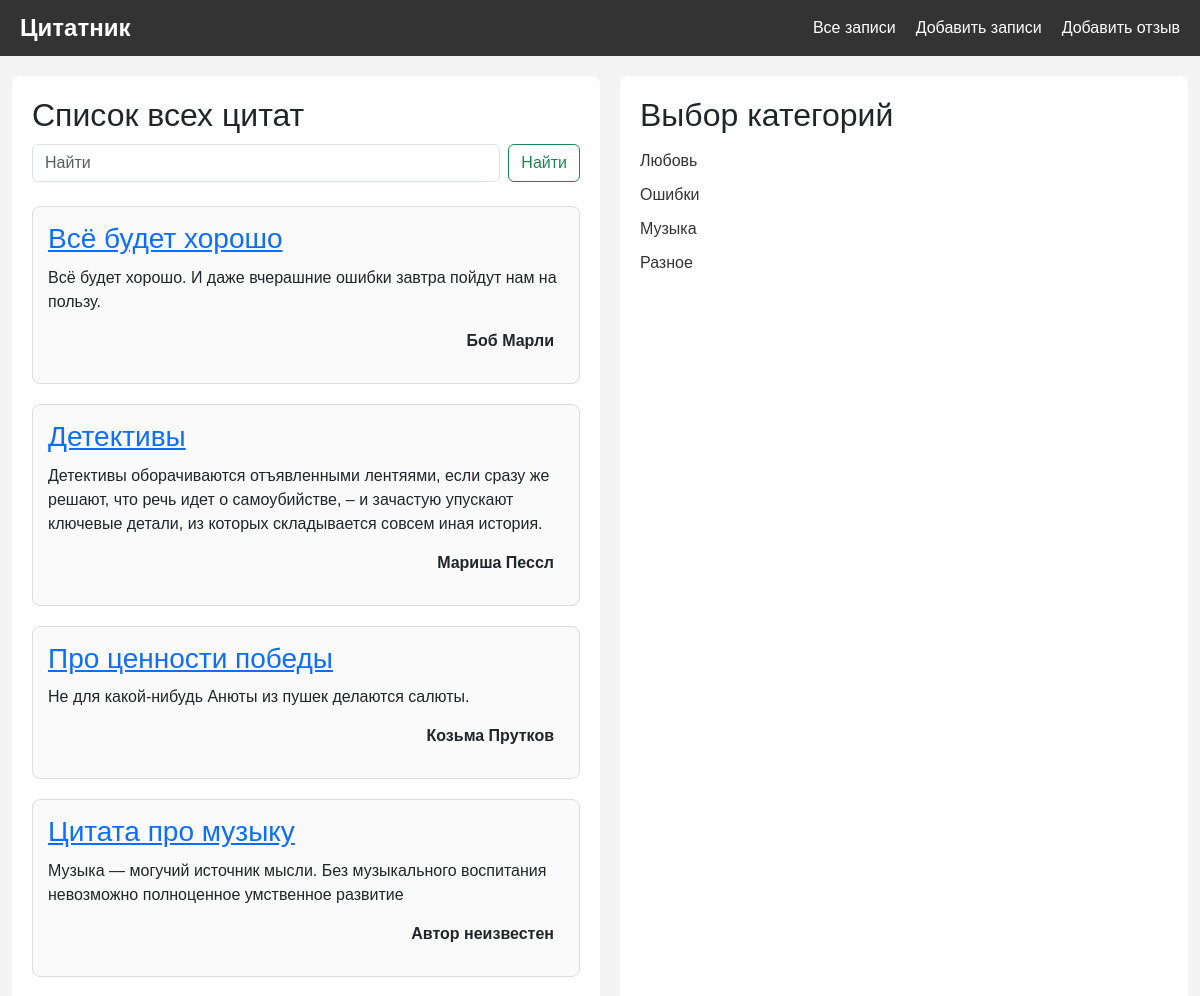
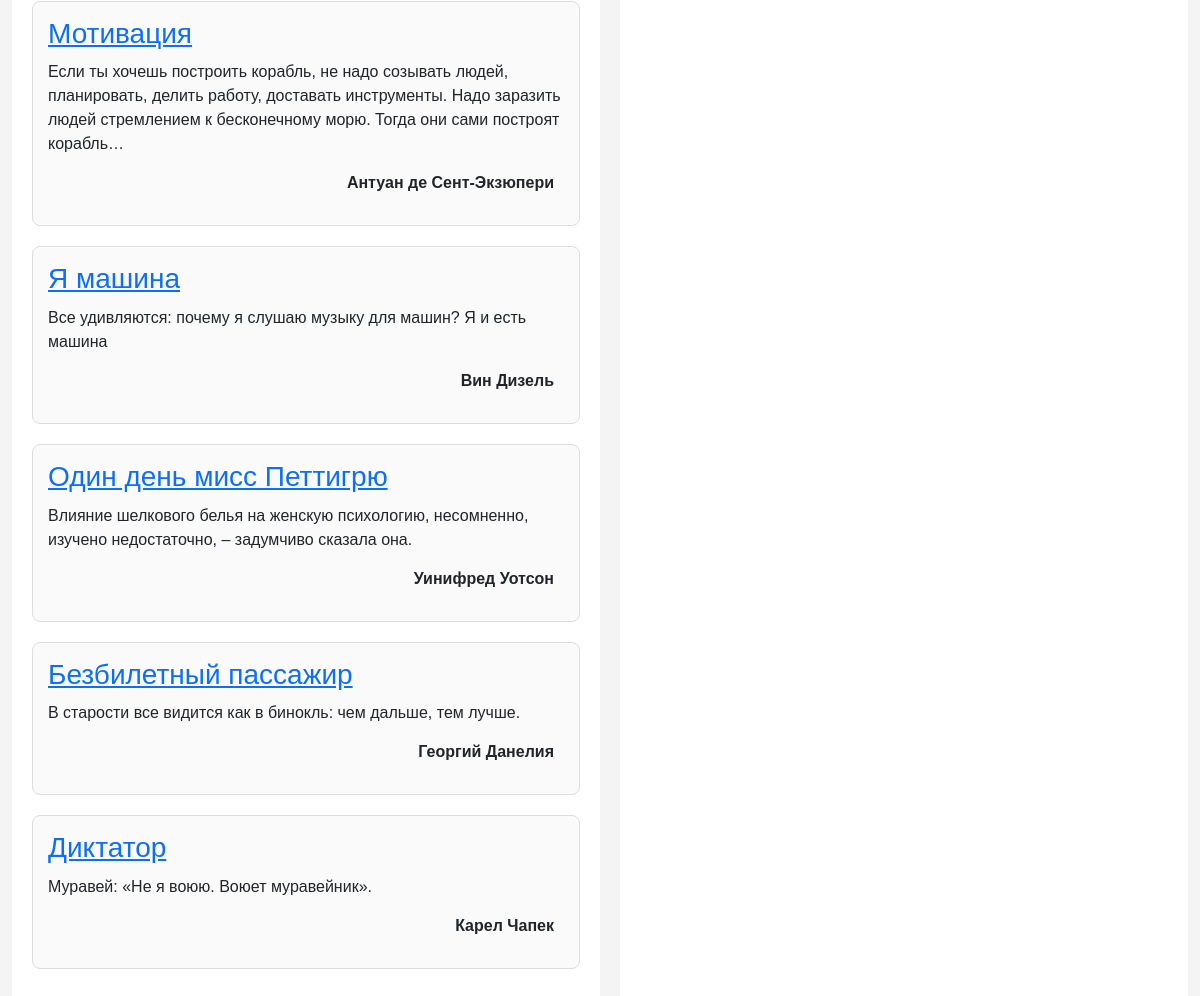
The app's page /notes with its own data (2 pictures, top to bottom).
### core/models.py (models this page shows, shortened)
class Note(models.Model):
    class Meta:
        verbose_name = 'Заметка'
        verbose_name_plural = 'Заметки'
    title = models.CharField( max_length=255, null=False )
    text = models.TextField( null=False )
    author = models.CharField( max_length=255, default='Автор неизвестен', null=False )
    created_date = models.DateTimeField( auto_now_add=True )
    category = models.ForeignKey(
                                 NoteCategory,
                                 blank=True,
                                 null=True,
                                 on_delete=models.SET_DEFAULT,
                                 related_name='category_notes',
                                 default='Разное'
                                 )

class NoteCategory(models.Model):
    class Meta:
        verbose_name = 'Категория'
        verbose_name_plural = 'Категории'
    title = models.CharField(max_length = 255, verbose_name = 'Название')

### core/views.py (the view)
# urls.py: path( 'notes', notes, name='notes' ),
def notes(request):
    notes = Note.objects.all()
    categories = NoteCategory.objects.all()
    active_category = None
    category = request.GET.get('category')
    if category:
        notes = Note.objects.filter( category__id = category )
        active_category = NoteCategory.objects.get( id = category )
    context = {
        'notes':notes,
        'categories':categories,
        'notes':notes,
        'active_category':active_category
    }
    return render(request, 'notes.html', context)

### templates/notes.html
{% extends 'base.html' %}
{% block content %}
<div class="main-content">
    <h2>Список всех цитат</h2>
    <form class="d-flex mb-4" role="search" action="{% url 'notes_search' %}">
        <input value="{{ search_text }}" name="text" class="form-control me-2" type="search" placeholder="Найти" aria-label="Search">
        <button class="btn btn-outline-success" type="submit">Найти</button>
    </form>
    {% for note in notes %}
    <div class="post-card">
        <h3><a href="{% url 'note_detail' note.id %}">{{note.title}}</a></h3>
        <div>
            <p>{{note.text}}</p>
            <p class="author-signature">{{note.author}}</p>
        </div>
    </div>
    {% endfor %}
</div>
<aside class="sidebar">
    <h2>Выбор категорий</h2>
    <ul>
        {% for category in categories %}
            {% if category.id == active_category.id   %}
                <li><a href="?category={{category.id}}"><b>{{category.title}}</b></a></li>
            {% else %}
                <li><a href="?category={{category.id}}">{{category.title}}</a></li>
            {% endif %}
        {% endfor %}
    </ul>
</aside>
{% endblock %}

### templates/base.html (style rules this page uses)
body { font-family: Arial, sans-serif; margin: 0; padding: 0; background-color: #f4f4f4; }
.main-content { flex: 2; padding: 20px; background-color: #fff; border-radius: 8px; margin-right: 20px; max-width: 50%; }
.sidebar { flex: 1; padding: 20px; background-color: #fff; border-radius: 8px; }
h1, h2 { margin: 0; padding-bottom: 10px; }
.post-card { padding: 15px; margin-bottom: 20px; border: 1px solid #ddd; border-radius: 8px; background-color: #fafafa; }
.post-card h3 { margin: 0 0 10px; }
.post-card p { margin: 0 0 15px; }
ul { list-style-type: none; padding: 0; }
ul li { padding: 5px 0; }
ul li a { text-decoration: none; color: #333; }
.author-signature { text-align: right; padding-right: 10px; font-weight:550; }

### records on screen
Note: title "Всё будет хорошо", text "Всё будет хорошо. И даже вчерашние ошибки завтра пойдут нам на пользу.", author "Боб Марли"
Note: title "Детективы", text "Детективы оборачиваются отъявленными лентяями, если сразу же решают, что речь идет о самоубийстве, – и зачастую упускают ключевые детали, из которых складывается совсем иная история.", author "Мариша Пессл"
Note: title "Про ценности победы", text "Не для какой-нибудь Анюты из пушек делаются салюты.", author "Козьма Прутков"
Note: title "Цитата про музыку", text "Музыка — могучий источник мысли. Без музыкального воспитания невозможно полноценное умственное развитие", author "Автор неизвестен"
Note: title "Мотивация", text "Если ты хочешь построить корабль, не надо созывать людей, планировать, делить работу, доставать инструменты. Надо заразить людей стремлением к бесконечному морю. Тогда они сами построят корабль…", author "Антуан де Сент-Экзюпери"
Note: title "Я машина", text "Все удивляются: почему я слушаю музыку для машин? Я и есть машина", author "Вин Дизель"
Note: title "Один день мисс Петтигрю", text "Влияние шелкового белья на женскую психологию, несомненно, изучено недостаточно, – задумчиво сказала она.", author "Уинифред Уотсон"
Note: title "Безбилетный пассажир", text "В старости все видится как в бинокль: чем дальше, тем лучше.", author "Георгий Данелия"
Note: title "Диктатор", text "Муравей: «Не я воюю. Воюет муравейник».", author "Карел Чапек"
NoteCategory: title "Любовь"
NoteCategory: title "Ошибки"
NoteCategory: title "Музыка"
NoteCategory: title "Разное"
